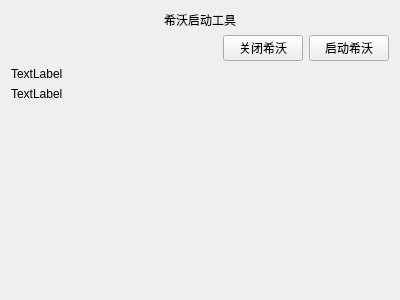
<?xml version="1.0" encoding="UTF-8"?>
<ui version="4.0">
 <class>HugoLaunchToolPage</class>
 <widget class="QWidget" name="HugoLaunchToolPage">
  <property name="geometry">
   <rect>
    <x>0</x>
    <y>0</y>
    <width>400</width>
    <height>300</height>
   </rect>
  </property>
  <property name="windowTitle">
   <string>Form</string>
  </property>
  <layout class="QGridLayout" name="gridLayout_2">
   <item row="0" column="0">
    <layout class="QGridLayout" name="gridLayout">
     <item row="3" column="2">
      <widget class="QPushButton" name="m_btnStart">
       <property name="text">
        <string>启动希沃</string>
       </property>
      </widget>
     </item>
     <item row="3" column="0">
      <spacer name="horizontalSpacer">
       <property name="orientation">
        <enum>Qt::Orientation::Horizontal</enum>
       </property>
       <property name="sizeHint" stdset="0">
        <size>
         <width>40</width>
         <height>20</height>
        </size>
       </property>
      </spacer>
     </item>
     <item row="6" column="0" colspan="3">
      <spacer name="verticalSpacer">
       <property name="orientation">
        <enum>Qt::Orientation::Vertical</enum>
       </property>
       <property name="sizeHint" stdset="0">
        <size>
         <width>20</width>
         <height>40</height>
        </size>
       </property>
      </spacer>
     </item>
     <item row="3" column="1">
      <widget class="QPushButton" name="m_btnStop">
       <property name="text">
        <string>关闭希沃</string>
       </property>
      </widget>
     </item>
     <item row="1" column="0" colspan="3">
      <widget class="QLabel" name="m_labelTitle">
       <property name="text">
        <string>希沃启动工具</string>
       </property>
       <property name="alignment">
        <set>Qt::AlignmentFlag::AlignCenter</set>
       </property>
      </widget>
     </item>
     <item row="4" column="0" colspan="3">
      <widget class="QLabel" name="m_isCoreRun">
       <property name="text">
        <string>TextLabel</string>
       </property>
      </widget>
     </item>
     <item row="5" column="0" colspan="3">
      <widget class="QLabel" name="m_isAssistantRun">
       <property name="text">
        <string>TextLabel</string>
       </property>
      </widget>
     </item>
    </layout>
   </item>
  </layout>
 </widget>
 <resources/>
 <connections/>
</ui>
